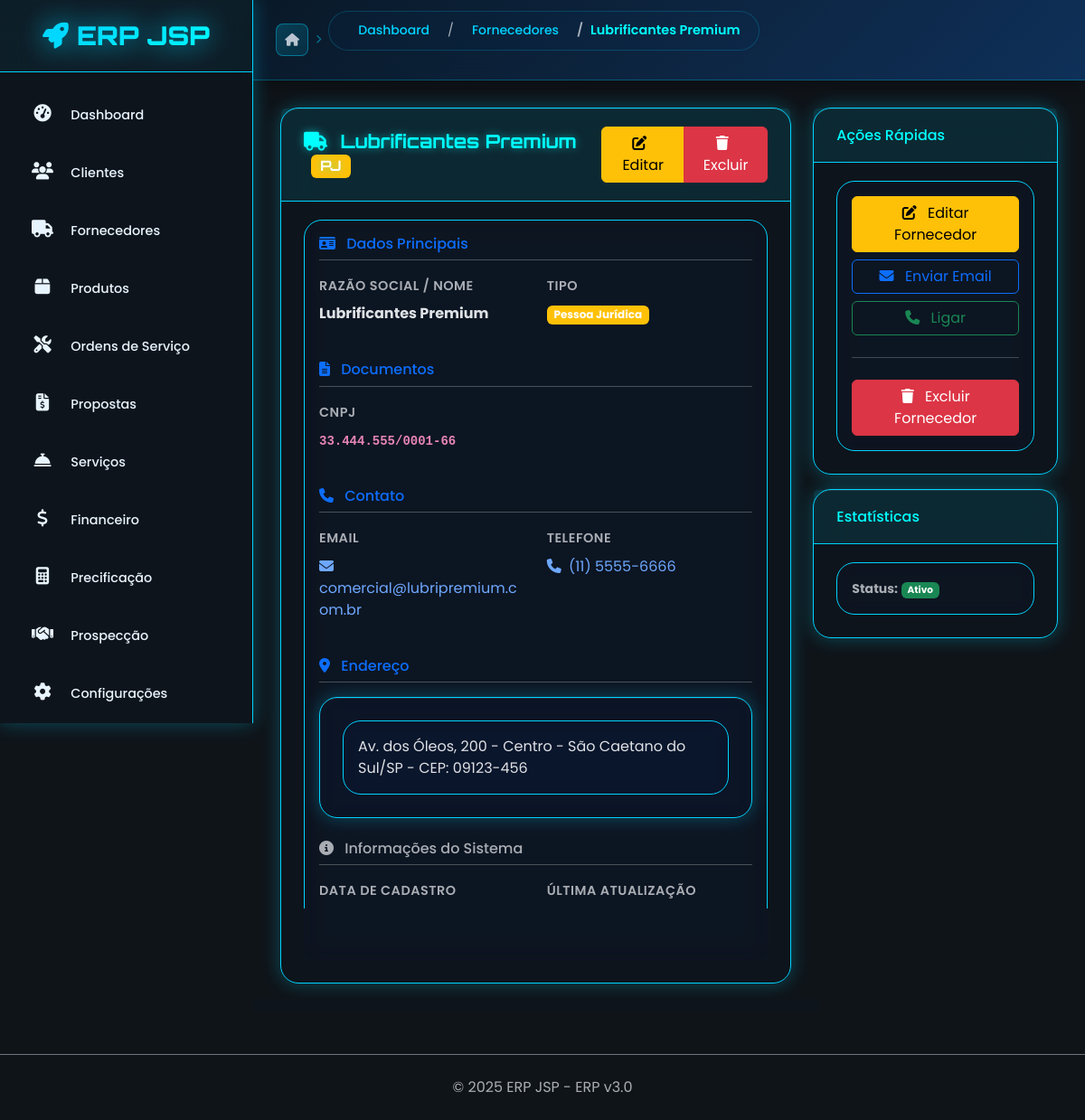
Page /fornecedor/2 on the committed database.
### app/fornecedor/fornecedor_model.py (models this page shows, shortened)
class Fornecedor(BaseModel):
    __tablename__ = 'fornecedores'
    nome = db.Column(db.String(150), nullable=False, index=True)
    nome_fantasia = db.Column(db.String(150))
    tipo = db.Column(db.String(20), nullable=False, default='PJ')  # PJ ou PF
    cnpj_cpf = db.Column(db.String(20), unique=True, index=True)  # Campo principal de documento
    rg_ie = db.Column(db.String(20))  # RG para PF ou IE para PJ
    inscricao_estadual = db.Column(db.String(20))
    inscricao_municipal = db.Column(db.String(20))
    im = db.Column(db.String(20))  # Inscrição Municipal
    email = db.Column(db.String(150), index=True)
    email_financeiro = db.Column(db.String(150))  # Email separado para financeiro
    telefone = db.Column(db.String(20))
    celular = db.Column(db.String(20))
    whatsapp = db.Column(db.String(20))  # WhatsApp
    site = db.Column(db.String(200))
    website = db.Column(db.String(200))  # Compatibilidade
    contato_nome = db.Column(db.String(100))
    contato_cargo = db.Column(db.String(100))
    contato_email = db.Column(db.String(150))
    contato_telefone = db.Column(db.String(20))
    cep = db.Column(db.String(10))
    endereco = db.Column(db.String(200))
    numero = db.Column(db.String(20))
    complemento = db.Column(db.String(100))
    bairro = db.Column(db.String(100))
    cidade = db.Column(db.String(100))
    estado = db.Column(db.String(2))
    pais = db.Column(db.String(50), default='Brasil')
    segmento = db.Column(db.String(100))  # Segmento de atuação
    porte_empresa = db.Column(db.String(20))  # Micro, Pequena, Média, Grande
    origem = db.Column(db.String(50))  # Como conheceu a empresa
    classificacao = db.Column(db.String(20))  # A, B, C, Premium, etc.
    categoria = db.Column(db.String(50))  # Ex: Equipamentos, Serviços, Matéria-prima
    condicoes_pagamento = db.Column(db.String(100))
    prazo_entrega = db.Column(db.String(50))
    limite_credito = db.Column(db.Numeric(10, 2))
    prazo_pagamento_padrao = db.Column(db.Integer)
    desconto_padrao = db.Column(db.Numeric(5, 2))
    data_nascimento = db.Column(db.Date)  # Para pessoa física
    data_fundacao = db.Column(db.Date)  # Para pessoa jurídica
    genero = db.Column(db.String(20))  # Masculino, Feminino, Outros
    estado_civil = db.Column(db.String(20))  # Solteiro, Casado, etc.
    profissao = db.Column(db.String(100))  # Profissão (para PF)
    forma_entrega = db.Column(db.String(50))  # Própria, Transportadora, etc.
    tempo_entrega_medio = db.Column(db.Integer)  # Dias médios de entrega
    certificacoes = db.Column(db.Text)  # ISO, certificações especiais
    categoria_fiscal = db.Column(db.String(20))  # Simples, Normal, MEI, etc.
    banco_principal = db.Column(db.String(100))
    agencia = db.Column(db.String(20))
    conta = db.Column(db.String(30))
    pix = db.Column(db.String(100))
    observacoes = db.Column(db.Text)
    observacoes_internas = db.Column(db.Text)
    status = db.Column(db.String(20), default='Ativo')
    motivo_bloqueio = db.Column(db.String(200))
    @property
    def nome_display(self):
        if self.nome_fantasia and self.nome_fantasia != self.nome:
            return f"{self.nome_fantasia} ({self.nome})"
        return self.nome.title() if self.nome else ''
    @property
    def documento_formatado(self):
        documento = self.cnpj_cpf
        if not documento:
            return ''
        doc = ''.join(filter(str.isdigit, documento))
        if len(doc) == 14:  # CNPJ
            return f'{doc[:2]}.{doc[2:5]}.{doc[5:8]}/{doc[8:12]}-{doc[12:]}'
        elif len(doc) == 11:  # CPF
            return f'{doc[:3]}.{doc[3:6]}.{doc[6:9]}-{doc[9:]}'
        return documento
    @property
    def endereco_completo(self):
        partes = []
        if self.endereco:
            endereco_base = self.endereco
            if self.numero:
                endereco_base += f', {self.numero}'
            if self.complemento:
                endereco_base += f' - {self.complemento}'
            partes.append(endereco_base)
        if self.bairro:
            partes.append(self.bairro)
        if self.cidade and self.estado:
            partes.append(f'{self.cidade}/{self.estado}')
        elif self.cidade:
            partes.append(self.cidade)
        if self.cep:
            partes.append(f'CEP: {self.cep}')
        return ' - '.join(partes) if partes else ''

### app/fornecedor/fornecedor_routes.py (the view)
@fornecedor_bp.route('/<int:id>')
def visualizar(id):
    fornecedor = Fornecedor.get_by_id(id)
    if not fornecedor:
        flash('Fornecedor não encontrado!', 'error')
        return redirect(url_for('fornecedor.listar'))
    return render_template('fornecedor/visualizar.html', fornecedor=fornecedor)

### app/fornecedor/templates/fornecedor/visualizar.html (shortened to what this page needs)
{% extends "base.html" %}
{% block breadcrumb %}
<nav aria-label="breadcrumb">
    <ol class="breadcrumb">
        <li class="breadcrumb-item"><a href="{{ url_for('painel.dashboard') }}">Dashboard</a></li>
        <li class="breadcrumb-item"><a href="{{ url_for('fornecedor.listar') }}">Fornecedores</a></li>
        <li class="breadcrumb-item active">{{ fornecedor.nome }}</li>
    </ol>
</nav>
{% endblock %}
{% block content %}
<div class="row">
    <div class="col-lg-8">
        <div class="card">
            <div class="card-header d-flex justify-content-between align-items-center">
                <h4 class="mb-0">
                    <i class="fas fa-truck me-2"></i>
                    {{ fornecedor.nome_display }}
                    <span class="badge bg-{{ 'info' if fornecedor.tipo == 'PF' else 'warning' }} ms-2">
                        {{ fornecedor.tipo }}
                    </span>
                </h4>
                <div class="btn-group">
                    <a href="{{ url_for('fornecedor.editar', id=fornecedor.id) }}" class="btn btn-warning">
                        <i class="fas fa-edit me-2"></i>
                        Editar
                    </a>
                    <button type="button"
                            class="btn btn-danger"
                            onclick="confirmarExclusao('{{ fornecedor.nome }}', '{{ url_for('fornecedor.excluir', id=fornecedor.id) }}')">
                        <i class="fas fa-trash me-2"></i>
                        Excluir
                    </button>
                </div>
            </div>
            <div class="card-body">
                <div class="row mb-4">
                    <div class="col-12">
                        <h6 class="text-primary border-bottom pb-2 mb-3">
                            <i class="fas fa-id-card me-2"></i>
                            Dados Principais
                        </h6>
                    </div>
                    <div class="col-md-6">
                        <div class="mb-3">
                            <label class="form-label text-muted">Razão Social / Nome</label>
                            <div class="fw-bold">{{ fornecedor.nome }}</div>
                        </div>
                    </div>
                    <div class="col-md-6">
                        <div class="mb-3">
                            <label class="form-label text-muted">Tipo</label>
                            <div>
                                <span class="badge bg-{{ 'info' if fornecedor.tipo == 'PF' else 'warning' }}">
                                    {{ 'Pessoa Física' if fornecedor.tipo == 'PF' else 'Pessoa Jurídica' }}
                                </span>
                            </div>
                        </div>
                    </div>
                </div>
                {% if fornecedor.cnpj_cpf or fornecedor.inscricao_estadual or fornecedor.inscricao_municipal %}
                <div class="row mb-4">
                    <div class="col-12">
                        <h6 class="text-primary border-bottom pb-2 mb-3">
                            <i class="fas fa-file-alt me-2"></i>
                            Documentos
                        </h6>
                    </div>
                    {% if fornecedor.cnpj_cpf %}
                    <div class="col-md-6">
                        <div class="mb-3">
                            <label class="form-label text-muted">
                                {{ 'CPF' if fornecedor.tipo == 'PF' else 'CNPJ' }}
                            </label>
                            <div class="fw-bold">
                                <code>{{ fornecedor.documento_formatado }}</code>
                            </div>
                        </div>
                    </div>
                    {% endif %}
                </div>
                {% endif %}
                {% if fornecedor.email or fornecedor.telefone or fornecedor.celular or fornecedor.site %}
                <div class="row mb-4">
                    <div class="col-12">
                        <h6 class="text-primary border-bottom pb-2 mb-3">
                            <i class="fas fa-phone me-2"></i>
                            Contato
                        </h6>
                    </div>
                    {% if fornecedor.email %}
                    <div class="col-md-6">
                        <div class="mb-3">
                            <label class="form-label text-muted">Email</label>
                            <div>
                                <a href="mailto:{{ fornecedor.email }}" class="text-decoration-none">
                                    <i class="fas fa-envelope me-1"></i>
                                    {{ fornecedor.email }}
                                </a>
                            </div>
                        </div>
                    </div>
                    {% endif %}
                    {% if fornecedor.telefone %}
                    <div class="col-md-6">
                        <div class="mb-3">
                            <label class="form-label text-muted">Telefone</label>
                            <div>
                                <a href="tel:{{ fornecedor.telefone }}" class="text-decoration-none">
                                    <i class="fas fa-phone me-1"></i>
                                    {{ fornecedor.telefone }}
                                </a>
                            </div>
                        </div>
                    </div>
                    {% endif %}
                </div>
                {% endif %}
                {% if fornecedor.endereco_completo %}
                <div class="row mb-4">
                    <div class="col-12">
                        <h6 class="text-primary border-bottom pb-2 mb-3">
                            <i class="fas fa-map-marker-alt me-2"></i>
                            Endereço
                        </h6>
                    </div>
                    <div class="col-12">
                        <div class="card bg-light">
                            <div class="card-body">
                                <address class="mb-0">
                                    {{ fornecedor.endereco_completo | replace('\n', '<br>') | safe }}
                                </address>
                            </div>
                        </div>
                    </div>
                </div>
                {% endif %}
                <div class="row">
                    <div class="col-12">
                        <h6 class="text-muted border-bottom pb-2 mb-3">
                            <i class="fas fa-info-circle me-2"></i>
                            Informações do Sistema
                        </h6>
                    </div>
                    <div class="col-md-6">
                        <div class="mb-3">
                            <label class="form-label text-muted">Data de Cadastro</label>
                            <div>{{ fornecedor.criado_em.strftime('%d/%m/%Y às %H:%M') }}</div>
                        </div>
                    </div>
                    <div class="col-md-6">
                        <div class="mb-3">
                            <label class="form-label text-muted">Última Atualização</label>
                            <div>{{ fornecedor.atualizado_em.strftime('%d/%m/%Y às %H:%M') }}</div>
                        </div>
                    </div>
                </div>
            </div>
        </div>
    </div>
    <div class="col-lg-4">
        <div class="card">
            <div class="card-header">
                <h6 class="mb-0">Ações Rápidas</h6>
            </div>
            <div class="card-body">
                <div class="d-grid gap-2">
                    <a href="{{ url_for('fornecedor.editar', id=fornecedor.id) }}" class="btn btn-warning">
                        <i class="fas fa-edit me-2"></i>
                        Editar Fornecedor
                    </a>
                    {% if fornecedor.email %}
                    <a href="mailto:{{ fornecedor.email }}" class="btn btn-outline-primary">
                        <i class="fas fa-envelope me-2"></i>
                        Enviar Email
                    </a>
                    {% endif %}
                    {% if fornecedor.telefone %}
                    <a href="tel:{{ fornecedor.telefone }}" class="btn btn-outline-success">
                        <i class="fas fa-phone me-2"></i>
                        Ligar
                    </a>
                    {% endif %}
                    <hr>
                    <button type="button"
                            class="btn btn-danger"
                            onclick="confirmarExclusao('{{ fornecedor.nome }}', '{{ url_for('fornecedor.excluir', id=fornecedor.id) }}')">
                        <i class="fas fa-trash me-2"></i>
                        Excluir Fornecedor
                    </button>
                </div>
            </div>
        </div>
        <div class="card mt-3">
            <div class="card-header">
                <h6 class="mb-0">Estatísticas</h6>
            </div>
            <div class="card-body">
                <small class="text-muted">
                    <strong>Status:</strong>
                    <span class="badge bg-{{ 'success' if fornecedor.ativo else 'danger' }}">
                        {{ 'Ativo' if fornecedor.ativo else 'Inativo' }}
                    </span>
                </small>
            </div>
        </div>
    </div>
</div>
{% endblock %}

### rows in the picture
Fornecedor: nome "Lubrificantes Premium", nome_display "Lubrificantes Premium", tipo "PJ", tipo "Pessoa Jurídica", tipo "CNPJ", documento_formatado "33.444.555/0001-66", email "comercial@lubripremium.com.br", telefone "(11) 5555-6666", endereco_completo "Av. dos Óleos, 200 - Centro - São Caetano do Sul/SP - CEP: 09123-456", ativo "Ativo"

### other values in the picture
{{ COMPANY_NAME }} "ERP JSP"
{{ SYSTEM_VERSION }} "3.0"
